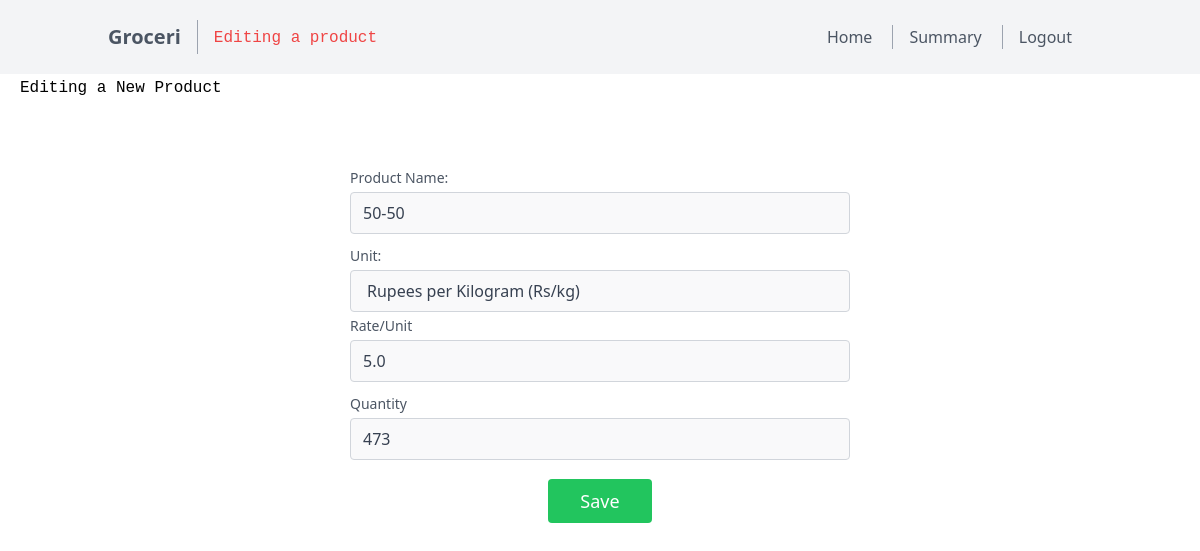
Page /product/8/edit (signed in) on the committed database.
### models.py (models this page shows)
class Product(db.Model):
    __TableName__ = 'product'
    productid = db.Column(db.Integer, primary_key=True, autoincrement=True, nullable=False, unique=True)
    productname = db.Column(db.String(20), nullable=False)
    categoryid = db.Column(db.Integer, db.ForeignKey('category.categoryid'), nullable=False)
    rateperunit = db.Column(db.Float, nullable=False)
    unit= db.Column(db.String(20), nullable=False)
    quantity = db.Column(db.Integer, nullable=False)

### routes.py (the view)
@app.route('/product/<int:productid>/edit')
@auth_required
@manager_required
def edit_product(productid):
    return render_template('product/edit_product.html',product=Product.query.filter_by(productid=productid).first(),nav="edit_product")

### routes.py (called while the page is built)
def auth_required(func):
    @wraps(func)
    def inner(*args, **kwargs):
        if 'user_id' not in session:
            flash('Please login to continue')
            return redirect(url_for('login'))
        return func(*args, **kwargs)
    return inner

def manager_required(func):
    @wraps(func)
    def inner(*args, **kwargs):
        if 'user_id' not in session:
            flash('Please login to continue')
            return redirect(url_for('login'))
        if User.query.filter_by(userid=session['user_id']).first().role!="manager":
            flash('You are not authorized to access this page')
            return redirect(url_for('index'))
        return func(*args, **kwargs)
    return inner

### templates/product/edit_product.html (shortened to what this page needs)
{% extends 'manager_layout.html' %}
{% block content %}
<code style="margin-left:20px;margin-top:15px;">Editing a New Product</code>
<section class="text-gray-600 body-font relative">
    <form action="" method="post" class="mt-5">
    <div class="container px-5 py-15 mx-auto">
      <div class="lg:w-1/2 md:w-2/3 mx-auto">
        <div class="flex flex-wrap -m-2">
          <div class="p-1 w-full">
            <div class="relative">
              <label for="productname" class="leading-7 text-sm text-gray-600">Product Name:</label>
              <input type="text" id="productname" name="productname" value="{{product.productname}}" class="w-full bg-gray-100 bg-opacity-50 rounded border border-gray-300 focus:border-indigo-500 focus:bg-white focus:ring-2 focus:ring-indigo-200 text-base outline-none text-gray-700 py-1 px-3 leading-8 transition-colors duration-200 ease-in-out" required autofocus>
            </div>
          </div>
          <div class="p-1 w-full">
            <div class="relative">
              <label for="productunit" class="leading-7 text-sm text-gray-600">Unit:</label>
              <select id="productunit" name="productunit" class="w-full bg-gray-100 bg-opacity-50 rounded border border-gray-300 focus:border-indigo-500 focus:bg-white focus:ring-2 focus:ring-indigo-200 text-base outline-none text-gray-700 py-2 px-4 appearance-none leading-6 transition-colors duration-200 ease-in-out" required>
                <option value="rs/kg"{%if product.unit == "rs/kg"%}selected{%endif%} >Rupees per Kilogram (Rs/kg)</option>
              </select>
            </div>
          </div>
        </div>
          <div class="flex flex-wrap -m-2">
            <div class="p-1 w-full">
              <div class="relative">
                <label for="rateperunit" class="leading-7 text-sm text-gray-600">Rate/Unit</label>
                <input type="number" id="rateperunit" name="rateperunit" value={{product.rateperunit}} class="w-full bg-gray-100 bg-opacity-50 rounded border border-gray-300 focus:border-indigo-500 focus:bg-white focus:ring-2 focus:ring-indigo-200 text-base outline-none text-gray-700 py-1 px-3 leading-8 transition-colors duration-200 ease-in-out" required>
              </div>
            </div>
            <div class="p-1 w-full">
              <div class="relative">
                <label for="productquantity" class="leading-7 text-sm text-gray-600">Quantity</label>
                <input type="number" id="productquantity" name="productquantity" value={{product.quantity}} class="w-full bg-gray-100 bg-opacity-50 rounded border border-gray-300 focus:border-indigo-500 focus:bg-white focus:ring-2 focus:ring-indigo-200 text-base outline-none text-gray-700 py-1 px-3 leading-8 transition-colors duration-200 ease-in-out" required>
              </div>
            </div>
            </div>
                  </div>
          <div class="p-2 w-full" style="margin-top:15px;">
            <input type="submit" class="flex mx-auto text-white bg-green-500 border-0 py-2 px-8 focus:outline-none hover:bg-green-600 rounded text-lg" value="Save" />
          </div>
        </div>
    </form>
  </section>
{% endblock %}

### templates/product/edit_product.html (style rules this page uses)
form { display: flex; flex-direction: column; align-items: center; }
input { margin-top: 5px; align-items: center; flex-direction: column; }

### rows in the picture
Product: productname "50-50", productunit "Rupees per Kilogram (Rs/kg)", rateperunit "5.0", productquantity "473"
